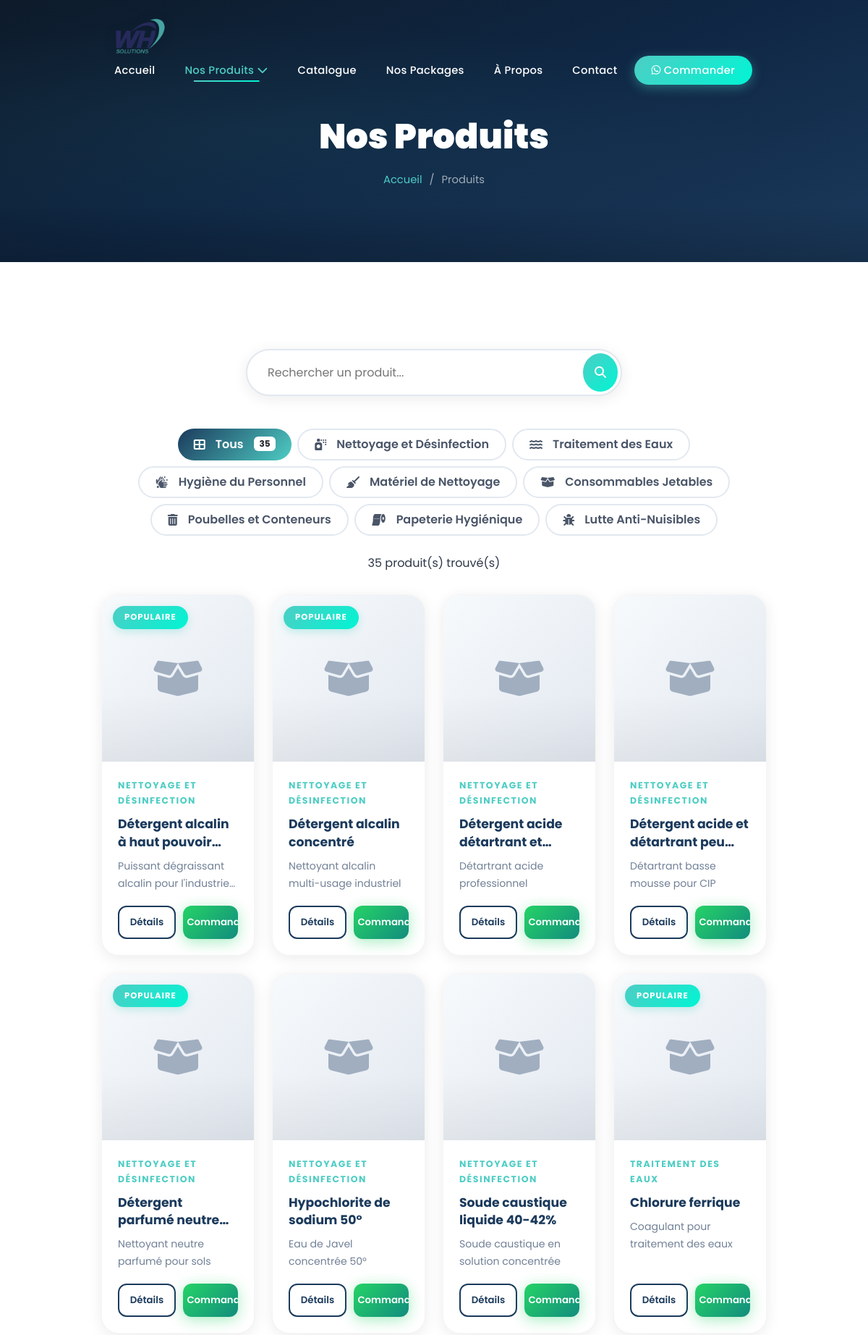
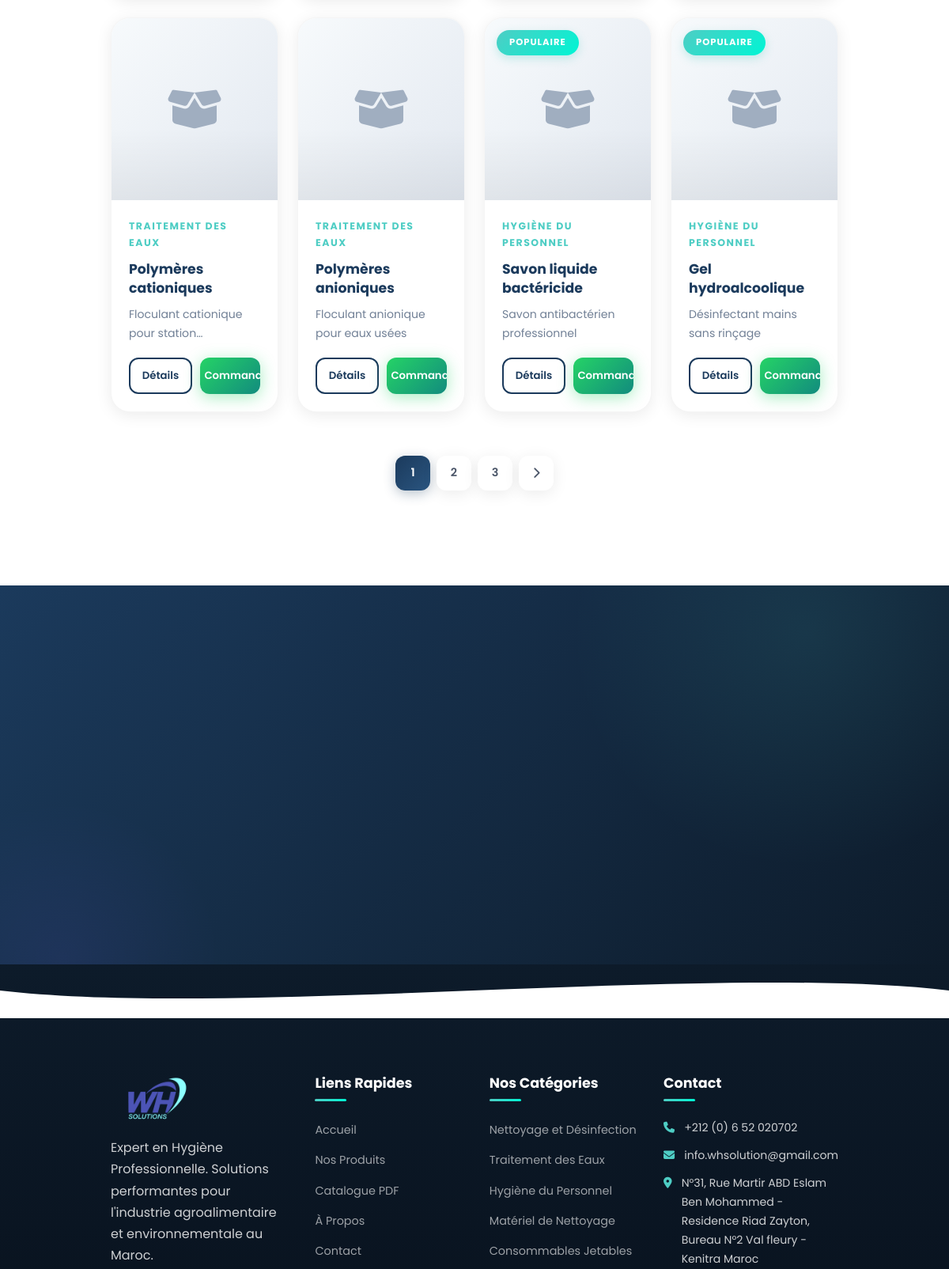
/products.php (upper part), run on the app's committed database (2 pictures, top to bottom).
### tables this page shows
CREATE TABLE categories (
    id INT AUTO_INCREMENT PRIMARY KEY,
    name VARCHAR(150) NOT NULL,
    slug VARCHAR(150) NOT NULL UNIQUE,
    description TEXT,
    icon VARCHAR(50) DEFAULT 'fas fa-box',
    image VARCHAR(255) DEFAULT NULL,
    sort_order INT DEFAULT 0,
    is_active TINYINT(1) DEFAULT 1,
    created_at TIMESTAMP DEFAULT CURRENT_TIMESTAMP
);

CREATE TABLE products (
    id INT AUTO_INCREMENT PRIMARY KEY,
    category_id INT,
    name VARCHAR(255) NOT NULL,
    slug VARCHAR(255) NOT NULL UNIQUE,
    reference VARCHAR(100) DEFAULT NULL,
    description TEXT,
    short_description VARCHAR(500),
    image VARCHAR(255),
    price DECIMAL(10,2) DEFAULT NULL,
    old_price DECIMAL(10,2) DEFAULT NULL,
    is_featured TINYINT(1) DEFAULT 0,
    is_active TINYINT(1) DEFAULT 1,
    views INT DEFAULT 0,
    sort_order INT DEFAULT 0,
    created_at TIMESTAMP DEFAULT CURRENT_TIMESTAMP,
    updated_at TIMESTAMP DEFAULT CURRENT_TIMESTAMP ON UPDATE CURRENT_TIMESTAMP,
    FOREIGN KEY (category_id) REFERENCES categories(id) ON DELETE SET NULL
);

### includes/functions.php (called while the page is built, shortened)
<?php
require_once __DIR__ . '/../config/database.php';
function sanitize($data) {
    return htmlspecialchars(trim($data), ENT_QUOTES, 'UTF-8');
}
function getCategories($pdo, $activeOnly = true) {
    $sql = "SELECT * FROM categories";
    if ($activeOnly) $sql .= " WHERE is_active = 1";
    $sql .= " ORDER BY sort_order ASC";
    return $pdo->query($sql)->fetchAll();
}
function getProducts($pdo, $categoryId = null, $page = 1, $limit = 12, $search = null) {
    $limit = intval($limit);
    $offset = (intval($page) - 1) * $limit;
    $params = [];
    $where = ["p.is_active = 1"];
    $whereStr = implode(' AND ', $where);
    $sql = "SELECT p.*, c.name as category_name, c.slug as category_slug
            FROM products p LEFT JOIN categories c ON p.category_id = c.id
            WHERE $whereStr ORDER BY p.sort_order ASC, p.created_at DESC LIMIT ? OFFSET ?";
    $stmt = $pdo->prepare($sql);
    $params[] = $limit;
    $params[] = $offset;
    $stmt->execute($params);
    return $stmt->fetchAll();
}
function countProducts($pdo, $categoryId = null, $search = null) {
    $params = [];
    $where = ["is_active = 1"];
    $whereStr = implode(' AND ', $where);
    $stmt = $pdo->prepare("SELECT COUNT(*) FROM products WHERE $whereStr");
    $stmt->execute($params);
    return $stmt->fetchColumn();
}
function getWhatsAppOrderLink($product, $quantity = 1) {
    global $pdo;
    $phone = getSetting($pdo, 'whatsapp_number', WHATSAPP_NUMBER);
    $tpl = getSetting($pdo, 'whatsapp_order_message', '');
    if (!empty($tpl)) {
        $msg = str_replace(
            ['{product}', '{quantity}'],
            [$product['name'], $quantity],
            $tpl
        );
    } else {
        $msg = "Bonjour, je suis intéressé par le produit : *{$product['name']}*";
        if ($quantity > 1) $msg .= " (Quantité: $quantity)";
        $msg .= "\nMerci de me contacter pour plus d'informations.";
    }
    return "https://wa.me/$phone?text=" . urlencode($msg);
}
function getWhatsAppGeneralLink() {
    global $pdo;
    $phone = getSetting($pdo, 'whatsapp_number', WHATSAPP_NUMBER);
    $msg = getSetting($pdo, 'whatsapp_welcome_message', 'Bonjour, je souhaite avoir des informations sur vos produits d\'hygiène professionnelle.');
    return "https://wa.me/$phone?text=" . urlencode($msg);
}
function getSetting($pdo, $key, $default = '') {
    static $cache = [];
    if (isset($cache[$key])) return $cache[$key];
    $stmt = $pdo->prepare("SELECT setting_value FROM settings WHERE setting_key = ?");
    $stmt->execute([$key]);
    $val = $stmt->fetchColumn();
    $cache[$key] = ($val !== false) ? $val : $default;
    return $cache[$key];
}

### products.php (the view, shortened to what this page needs)
<?php
require_once 'includes/functions.php';
$categorySlug = $_GET['category'] ?? null;
$search = isset($_GET['q']) ? sanitize($_GET['q']) : null;
$page = max(1, intval($_GET['page'] ?? 1));
$category = null;
$categoryId = null;
$totalProducts = countProducts($pdo, $categoryId, $search);
$totalPages = ceil($totalProducts / PRODUCTS_PER_PAGE);
$products = getProducts($pdo, $categoryId, $page, PRODUCTS_PER_PAGE, $search);
$categories = getCategories($pdo);
require_once 'includes/header.php';
?>
<section class="page-header">
    <div class="container">
        <h1><?= $category ? sanitize($category['name']) : ($search ? 'Recherche : ' . sanitize($search) : 'Nos Produits') ?></h1>
        <div class="breadcrumb">
            <a href="<?= SITE_URL ?>/">Accueil</a>
            <span>/</span>
            <?php if($category): ?>
            <a href="<?= SITE_URL ?>/products.php">Produits</a>
            <span>/</span>
            <span><?= sanitize($category['name']) ?></span>
            <?php else: ?>
            <span>Produits</span>
            <?php endif; ?>
        </div>
    </div>
</section>
<section class="section products-section">
    <div class="container">
        <form class="search-bar" action="products.php" method="GET">
            <input type="text" name="q" placeholder="Rechercher un produit..." value="<?= sanitize($search ?? '') ?>">
            <button type="submit"><i class="fas fa-search"></i></button>
        </form>
        <div class="d-flex flex-wrap gap-2 justify-content-center mb-4">
            <a href="products.php" class="btn btn-sm <?= !$categorySlug ? 'text-white' : '' ?> fw-semibold" style="padding:8px 22px; border-radius:50px; <?= !$categorySlug ? 'background:linear-gradient(135deg,var(--primary),var(--secondary)); border:none;' : 'border:2px solid var(--gray-200); color:var(--gray-700);' ?>">
                <i class="fas fa-th-large me-1"></i> Tous
                <span class="badge bg-white text-dark ms-1"><?= $totalProducts ?></span>
            </a>
            <?php foreach($categories as $cat): ?>
            <a href="products.php?category=<?= $cat['slug'] ?>" class="btn btn-sm <?= $categorySlug === $cat['slug'] ? 'text-white' : '' ?> fw-semibold" style="padding:8px 22px; border-radius:50px; <?= $categorySlug === $cat['slug'] ? 'background:linear-gradient(135deg,var(--primary),var(--secondary)); border:none;' : 'border:2px solid var(--gray-200); color:var(--gray-700);' ?>">
                <i class="<?= $cat['icon'] ?> me-1"></i> <?= sanitize($cat['name']) ?>
            </a>
            <?php endforeach; ?>
        </div>
        <?php if(empty($products)): ?>
        <div class="text-center py-5">
            <div class="mb-4" style="width:120px;height:120px;margin:0 auto;background:var(--gray-100);border-radius:50%;display:flex;align-items:center;justify-content:center;">
                <i class="fas fa-search" style="font-size:3rem; color:var(--gray-400);"></i>
            </div>
            <h3 class="fw-bold" style="color:var(--primary);">Aucun produit trouvé</h3>
            <p style="color:var(--gray-500); max-width:400px; margin:10px auto 25px;">Essayez une autre recherche ou sélectionnez une catégorie différente</p>
            <a href="products.php" class="btn btn-primary" style="background:linear-gradient(135deg,var(--primary),var(--secondary)); border:none; padding:12px 30px; border-radius:50px;">
                <i class="fas fa-th-large me-2"></i> Voir tous les produits
            </a>
        </div>
        <?php else: ?>
        <p style="text-align:center; color:var(--gray-500); margin-bottom:30px;"><?= $totalProducts ?> produit(s) trouvé(s)</p>
        <div class="row g-4" data-stagger>
            <?php foreach($products as $prod): ?>
            <div class="col-xl-3 col-lg-4 col-md-6">
                <div class="product-card h-100">
                    <div class="product-image">
                        <?php if(!empty($prod['image'])): ?>
                        <img src="<?= SITE_URL ?>/uploads/products/<?= $prod['image'] ?>" alt="<?= sanitize($prod['name']) ?>">
                        <?php else: ?>
                        <i class="fas fa-box-open placeholder-icon"></i>
                        <?php endif; ?>
                        <?php if($prod['is_featured']): ?>
                        <span class="product-badge">Populaire</span>
                        <?php endif; ?>
                    </div>
                    <div class="product-info">
                        <span class="product-category"><?= sanitize($prod['category_name']) ?></span>
                        <h3 class="product-name"><?= sanitize($prod['name']) ?></h3>
                        <p class="product-desc"><?= sanitize($prod['short_description'] ?? '') ?></p>
                        <div class="product-actions">
                            <a href="product.php?slug=<?= $prod['slug'] ?>" class="btn btn-outline">Détails</a>
                            <a href="<?= getWhatsAppOrderLink($prod) ?>" target="_blank" class="btn btn-whatsapp">
                                <i class="fab fa-whatsapp"></i> Commander
                            </a>
                        </div>
                    </div>
                </div>
            </div>
            <?php endforeach; ?>
        </div>
        <?php if($totalPages > 1): ?>
        <div class="pagination">
            <?php for($i = 1; $i <= $totalPages; $i++): ?>
            <?php if($i == $page): ?>
            <span class="current"><?= $i ?></span>
            <?php else: ?>
            <a href="?<?= http_build_query(array_merge($_GET, ['page' => $i])) ?>"><?= $i ?></a>
            <?php endif; ?>
            <?php endfor; ?>
            <?php if($page < $totalPages): ?>
            <a href="?<?= http_build_query(array_merge($_GET, ['page' => $page + 1])) ?>"><i class="fas fa-chevron-right"></i></a>
            <?php endif; ?>
        </div>
        <?php endif; ?>
        <?php endif; ?>
    </div>
</section>
<section class="cta-section">
    <div class="container">
    </div>
</section>
<?php require_once 'includes/footer.php'; ?>

### includes/footer.php (shortened to what this page needs)
<footer class="footer">
    <div class="footer-wave">
        <svg viewBox="0 0 1440 100" preserveAspectRatio="none"><path d="M0,50 C360,100 1080,0 1440,50 L1440,100 L0,100 Z" fill="currentColor"/></svg>
    </div>
    <div class="container">
        <div class="footer-grid" data-stagger>
            <div class="footer-col">
                <img src="<?= SITE_URL ?>/assets/images/logo.png" alt="<?= SITE_NAME ?>" class="footer-logo">
                <p>Expert en Hygiène Professionnelle. Solutions performantes pour l'industrie agroalimentaire et environnementale au Maroc.</p>
            </div>
            <div class="footer-col">
                <h4>Liens Rapides</h4>
                <ul>
                    <li><a href="<?= SITE_URL ?>/">Accueil</a></li>
                    <li><a href="<?= SITE_URL ?>/products.php">Nos Produits</a></li>
                    <li><a href="<?= CATALOGUE_PDF ?>" target="_blank">Catalogue PDF</a></li>
                    <li><a href="<?= SITE_URL ?>/about.php">À Propos</a></li>
                    <li><a href="<?= SITE_URL ?>/contact.php">Contact</a></li>
                </ul>
            </div>
            <div class="footer-col">
                <h4>Nos Catégories</h4>
                <ul>
                    <?php foreach(getCategories($pdo) as $cat): ?>
                    <li><a href="<?= SITE_URL ?>/products.php?category=<?= $cat['slug'] ?>"><?= sanitize($cat['name']) ?></a></li>
                    <?php endforeach; ?>
                </ul>
            </div>
            <div class="footer-col">
                <h4>Contact</h4>
                <ul class="footer-contact">
                    <li><i class="fas fa-phone"></i> <?= SITE_PHONE ?></li>
                    <li><i class="fas fa-envelope"></i> <?= SITE_EMAIL ?></li>
                    <li><i class="fas fa-map-marker-alt"></i> <?= SITE_ADDRESS ?></li>
                </ul>
            </div>
        </div>
    </div>
</footer>
</body>
</html>

### data on the page
categories: name "Nettoyage et Désinfection"
categories: name "Traitement des Eaux"
categories: name "Hygiène du Personnel"
categories: name "Matériel de Nettoyage"
categories: name "Consommables Jetables"
categories: name "Poubelles et Conteneurs"
categories: name "Papeterie Hygiénique"
categories: name "Lutte Anti-Nuisibles"
products: is_featured "POPULAIRE", category.name "NETTOYAGE ET DÉSINFECTION", name "Détergent alcalin à haut…", short_description "Puissant dégraissant alcalin pour…"
products: is_featured "POPULAIRE", category.name "NETTOYAGE ET DÉSINFECTION", name "Détergent alcalin concentré", short_description "Nettoyant alcalin multi-usage industriel"
products: category.name "NETTOYAGE ET DÉSINFECTION", name "Détergent acide détartrant…", short_description "Détartrant acide professionnel"
products: category.name "NETTOYAGE ET DÉSINFECTION", name "Détergent acide et détartrant…", short_description "Détartrant basse mousse pour CIP"
products: is_featured "POPULAIRE", category.name "NETTOYAGE ET DÉSINFECTION", name "Détergent parfumé…", short_description "Nettoyant neutre parfumé pour sols"
products: category.name "NETTOYAGE ET DÉSINFECTION", name "Hypochlorite de sodium 50°", short_description "Eau de Javel concentrée 50°"
products: category.name "NETTOYAGE ET DÉSINFECTION", name "Soude caustique liquide 40-42%", short_description "Soude caustique en solution concentrée"
products: is_featured "POPULAIRE", category.name "TRAITEMENT DES EAUX", name "Chlorure ferrique", short_description "Coagulant pour traitement des eaux"
products: category.name "TRAITEMENT DES EAUX", name "Polymères cationiques", short_description "Floculant cationique pour…"
products: category.name "TRAITEMENT DES EAUX", name "Polymères anioniques", short_description "Floculant anionique pour eaux usées"
products: is_featured "POPULAIRE", category.name "HYGIÈNE DU PERSONNEL", name "Savon liquide bactéricide", short_description "Savon antibactérien professionnel"
products: is_featured "POPULAIRE", category.name "HYGIÈNE DU PERSONNEL", name "Gel hydroalcoolique", short_description "Désinfectant mains sans rinçage"

### other printed values
$totalProducts "35"
SITE_PHONE "+212 (0) 6 52 020702"
SITE_EMAIL "info.whsolution@gmail.com"
SITE_ADDRESS "N°31, Rue Martir ABD Eslam Ben Mohammed - Residence Riad Zayton, Bureau N°2 Val fleury - Kenitra Maroc"
